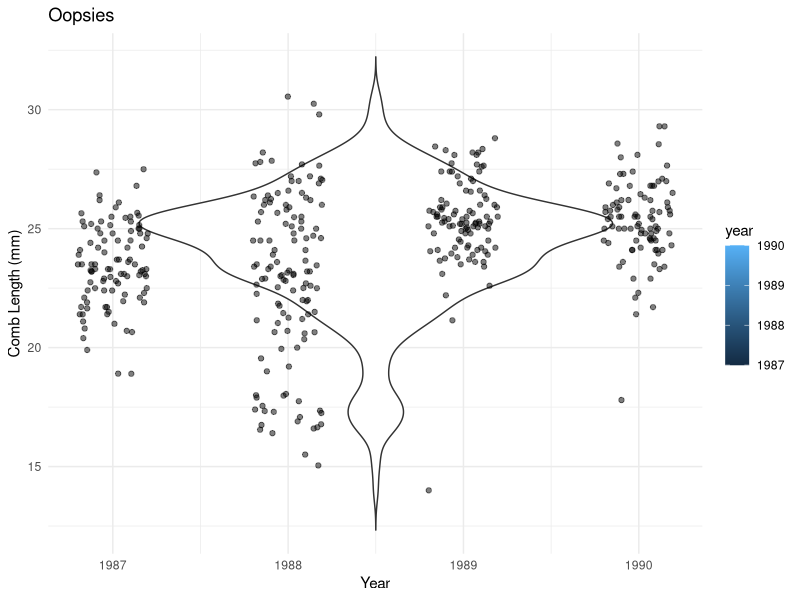

Here is the R script that generated this plot:
#THIS IS A TEMPLATE SCRIPT - PLEASE SAVE YOURS UNDER A DIFFERENT NAME
#BEFORE YOU COMMIT

#Sage grouse data - (Your name's) code
#Created: 9 Aug 2023 (EB)
#Last edited: 10 Aug 2023 (EB)



#Libraries
library(tidyverse)

#Code

#read in the data
sage_grouse <- read.csv("data/sage_grouse_morphology.csv")
View(sage_grouse)

library(ggplot2)
jessuglygraph <- ggplot(sage_grouse, aes(x = year, y = comb_length_mm, 
                                     fill = year)) +
  geom_violin(scale = "width", trim = FALSE) +
  geom_jitter(width = 0.2, alpha = 0.5) +
  labs(
    title = "Oopsies",
    x = "Year",
    y = "Comb Length (mm)"
  ) +
 theme_minimal()
jessuglygraph
